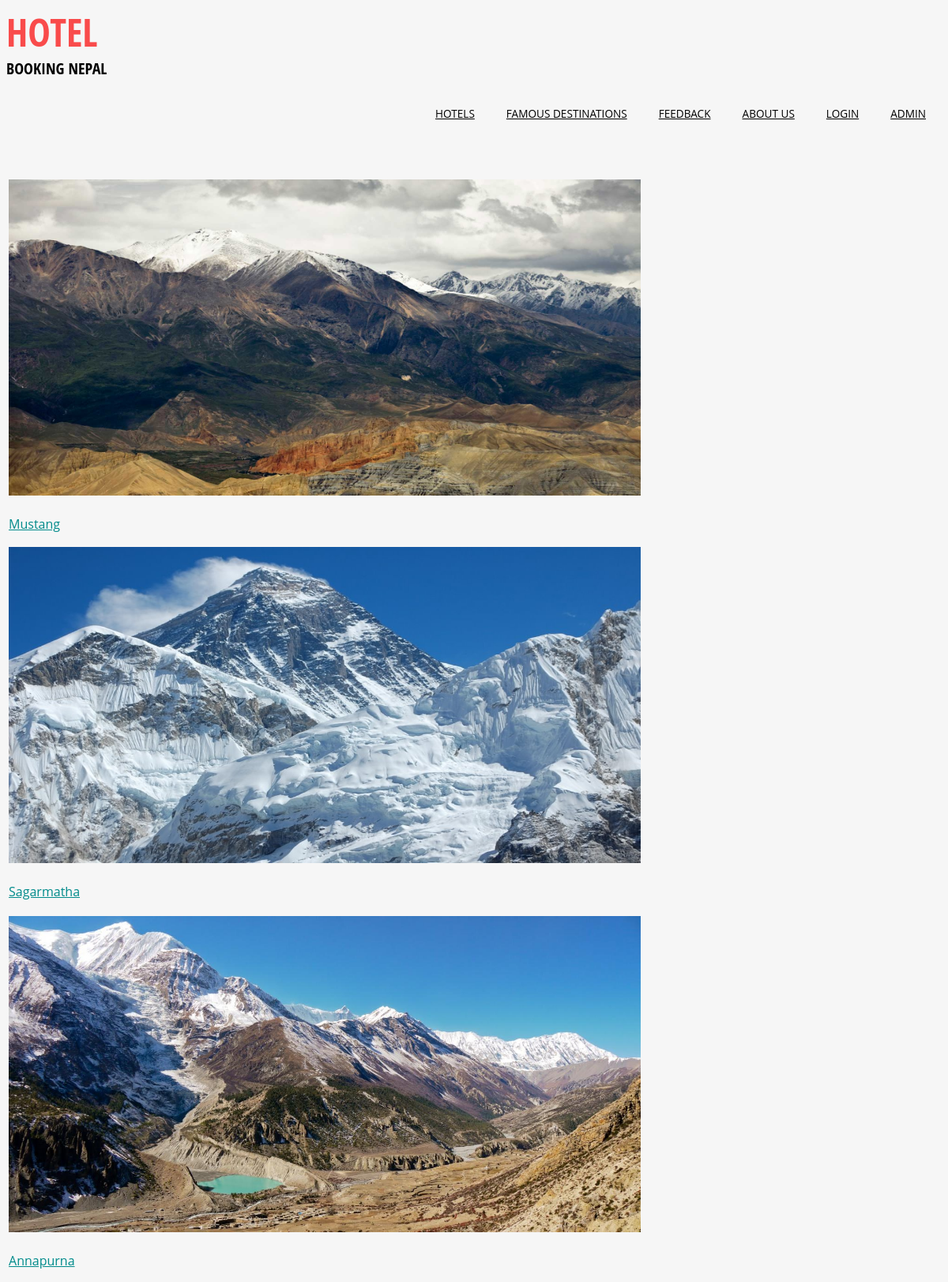
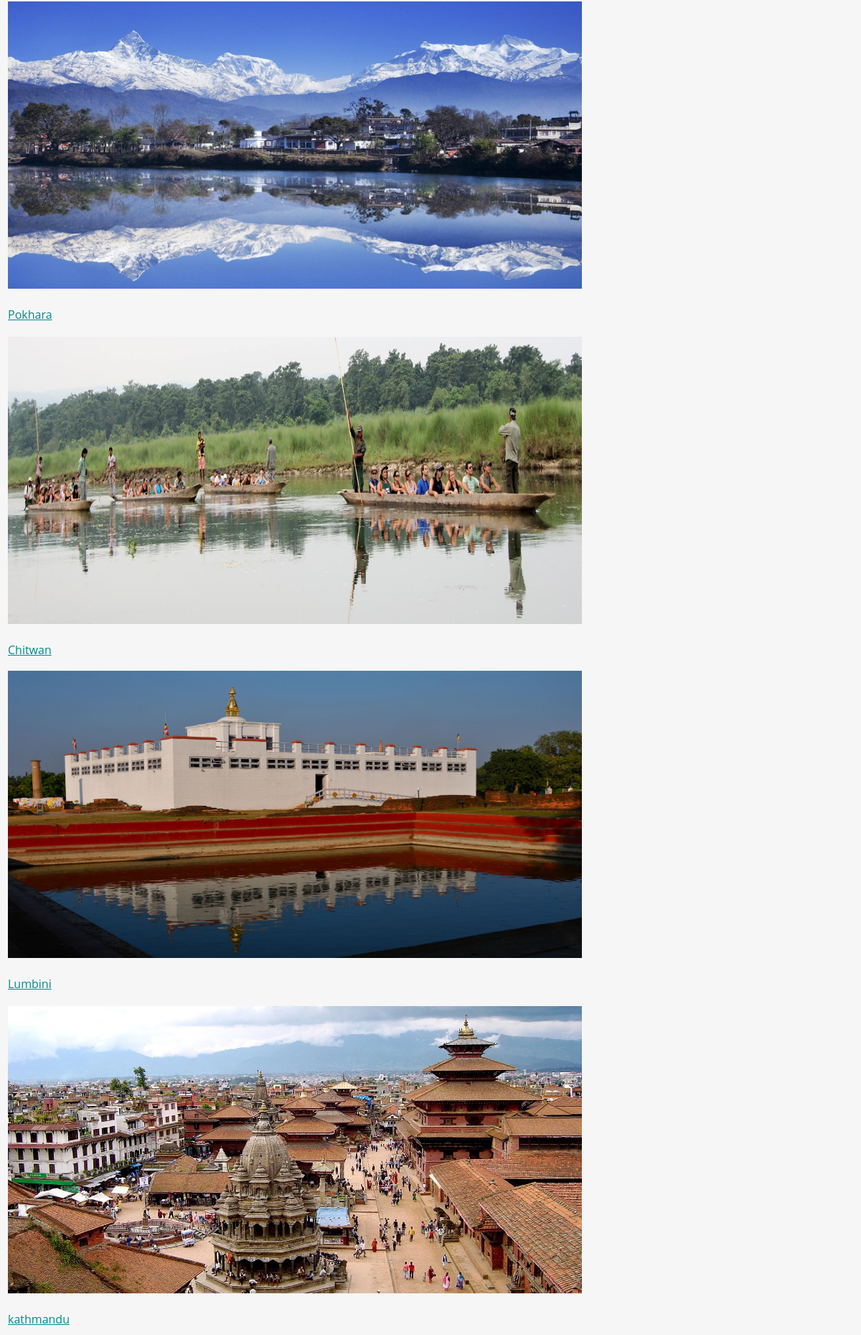
The app's page /php/famous_destination.php with its own data (2 pictures, top to bottom).
### tables this page shows
CREATE TABLE IF NOT EXISTS `location` (
  `sno` int(30) NOT NULL,
  `name` varchar(34) DEFAULT NULL,
  `pic` varchar(34) DEFAULT NULL,
  `info` varchar(88) DEFAULT NULL
);

### php/famous_destination.php (the view, shortened to what this page needs)
<?php require 'header.php' ?>
<br><br><br><br><br>
<?php
$mysqli = new mysqli("localhost", "root", "", "destination");
$info = $mysqli->query("select * from location");
?>
<body>
    <?php $i = 1 ?>
    <table>
        <?php
            while ($rows = $info->fetch_array(MYSQLI_ASSOC)) { ?>
            <tr><td>
                    <a href='destination.php?destination_id=<?=$rows['sno']?>'><img src="../images/c<?=$i?>.jpg" height="400px" width="800px"><br><?= $rows['name'] ?></a>
                   <?php if($i%2==0){?>
                        </tr><tr>
                   <?php }?>
                        <?php $i++; ?>
                </td></tr><?php } ?>
    </table>
</body>

### php/header.php (shortened to what this page needs)
<?php
$id[1] = "";
$id[2] = "";
$id[3] = "";
if(isset($_GET['id'])){
    $pid = explode("_", strtoupper($_GET['id']));
    $id[0] = $pid[0];
    if(isset($pid[1])){
        $id[1] = $pid[1];
    }
    if(isset($pid[2])){
        $id[2] = $pid[2];
    }
    if(isset($pid[3])){
        $id[3] = $pid[3];
    }
    $id[1] = $id[1] . " " . $id[2] . " " . $id[3];
}else{
    $id[0] = "Hotel";
    $id[1] = "Booking Nepal";
}
?>
<!DOCTYPE html>
<html>
    <head>
        <link rel="stylesheet" href="../css/style.css"/>
        <link rel="stylesheet" href="../css/abcd.css"
              <link rel="stylesheet" href="../css/admin.css"/>
    </head>
    <body>
        <div class="container">
            <div class="logo">
                <h1><a href="index.php"><?=$id[0]?><span><?= $id[1]?></span></a></h1>
            </div>
            <div class="navigation">
                <div>
                    <ul class="nav">
                        <li><a href="hotels.php">Hotels</a> </li>
                        <li><a href="famous_destination.php">Famous Destinations</a> </li>
                        <li><a href="feedback.php">Feedback</a></li>
                        <li><a href="about_us.php">About Us</a></li>
                        <?php
                        if (!isset($_SESSION['email'])) {
                            echo " <li><a href='user_login.php'>Login</a></li> ";
                            echo "<li><a href='./admin/admin_login.php'>Admin</a><li>";
                        }
                        ?>
                    </ul>
                </div>
            </div>
        </div>

### css/style.css (style rules this page uses)
body { font-family: helvetica, arial, sans-serif; background-color: lightgoldenrodyellow; color:#333333; }
a { color: darkcyan; }
td,tr { padding-top:15px; }
img { margin-bottom: 20px; }

### css/abcd.css (style rules this page uses)
h4, h5, h6, h1, h2, h3 { margin-top: 0; }
ul, ol { margin: 0; }
html, body { font-family: 'Open Sans', sans-serif; background:#F6F6F6; }
body a { transition:0.5s all; -webkit-transition:0.5s all; -moz-transition:0.5s all; -o-transition:0.5s all; -ms-transition:0.5s all; }
.logo h1 { font-size: 3em; text-transform: uppercase; font-weight: 800; margin-bottom:0; font-family: 'Open Sans Condensed', sans-serif; }
.logo h1 a { color:#F94B4B; text-decoration:none; }
.logo h1 span { font-size:20px; color:#000; display: block; }
.navigation { float:right; margin-top: -1.4em; }
.nav { font-family: 'Open Sans', sans-serif; position: relative; margin: 0; }
ul.nav { padding:0; list-style:none; }
.nav > li { display: inline-block; float:left; }
.nav > li:nth-child(5) { background:none; }
.nav > li > a { padding:51px 20px 55px 20px; display: block; color:#000; font-size:.85em; text-transform:uppercase; border-width:5px 0 0 0; border-style:solid; border-color:rgba(255, 255, 255, 0); }
.nav > li:nth-child(1) > a,.nav > li:nth-child(5) > a,.nav > li:nth-child(3) > a { background:none; }

### records on screen
location: shows a picture, name "Mustang"
location: shows a picture, name "Sagarmatha"
location: shows a picture, name "Annapurna"
location: shows a picture, name "Pokhara"
location: shows a picture, name "Chitwan"
location: shows a picture, name "Lumbini"
location: shows a picture, name "kathmandu"

### other values on screen
$id[0] "HOTEL"
$id[1] "BOOKING NEPAL"
